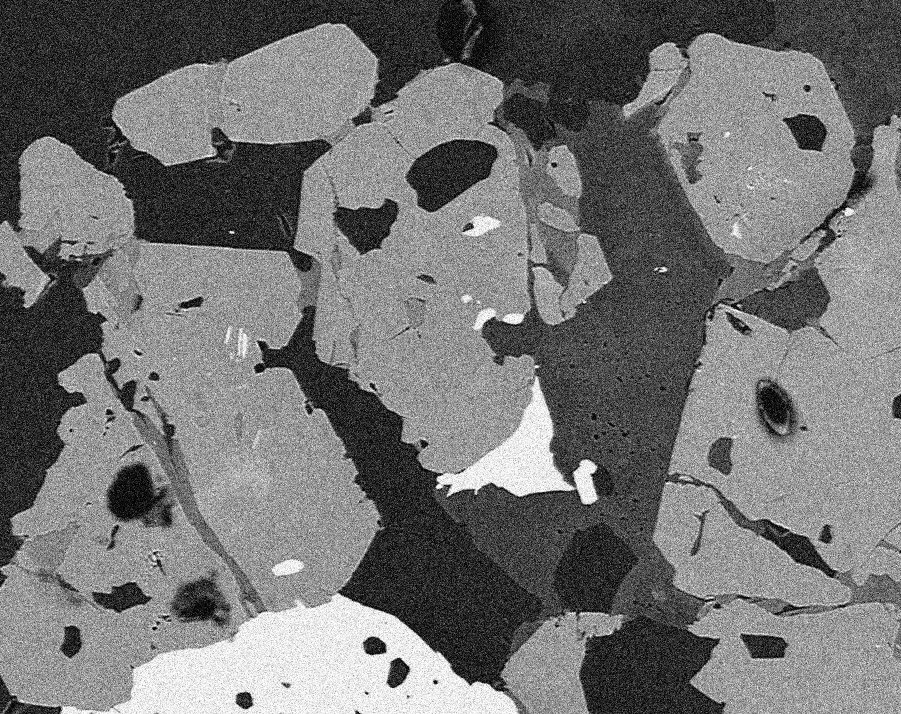
#> input picture image-processing/BSE_25sigma_noisy.jpg, 901 x 714 px, found by its file name; the run also reads 1 picture not shown here
$ jupyter execute DenoisingFilters.ipynb
#> lines starting #> are read from the running program, lines starting #| are printed output that depends on the picture
# Denoising Filters

 ## Linear filters and non-linear filters.
 - Gaussian is an example of linear filter.
 - Non-linear filters preserve edges.
    - Median filter is an example of non-linear filter.
        - The algorithm selects the median value of all the pixels in the selected window
## Famous filter:
- NLM: https://scikit-image.org/docs/dev/auto_examples/filters/plot_nonlocal_means.html

Bhattiprolu, S. (2023). python_for_microscopists. GitHub. https://github.com/bnsreenu/python_for_microscopists/blob/master/96- 096_What is Gaussian denoising.py

## Gaussian Filters

Summing up the values of Gaussian filter we get 1, this is done to preserve the energy of the image

- Applying a Gaussian filter is used to remove noise from an image:
    - However is not always the good method
    - In general, when I choose a kernel with a small size, it can be useful since there is a minimal loss of information, but with larger kernel may have lose of information from the blurring effect
    - Therefore, the Gaussian filter is now usually used if edge preservation or texture information is useful

[cell 1]
import numpy
from matplotlib import pyplot as plt

### this is a 2d filter --> a 2d gaussian!
### if size = 3, it creates 7 values for each row, since goes from -3 to 3 including the 0
def gaussian_kernel(size, size_y=None):
    size = int(size)
    if not size_y:
        size_y = size
    else:
        size_y = int(size_y)
    x, y = numpy.mgrid[-size:size+1, -size_y:size_y+1]
    g = numpy.exp(-(x**2/float(size)+y**2/float(size_y)))
    return g / g.sum()

## also looking at the heatmaps we see values closer to the center are higher
gaussian_kernel_array = gaussian_kernel(3)
print(gaussian_kernel_array.shape)
plt.imshow(gaussian_kernel_array, cmap=plt.get_cmap('jet'), interpolation='nearest')
plt.colorbar()
plt.show()
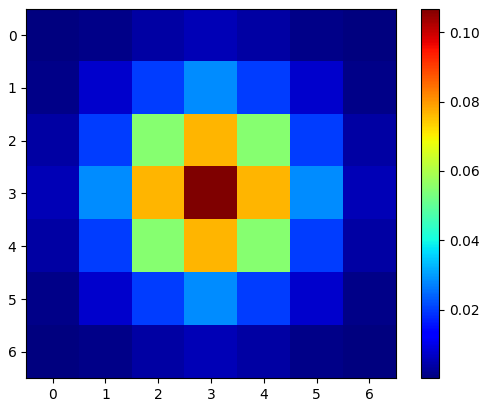
#> figure drawn by matplotlib, 2 panels

[cell 2]
import cv2
import numpy as np
from skimage import io, img_as_float,img_as_ubyte
from skimage.filters import gaussian
import matplotlib.pyplot as plt

[cell 3]
### Let's load the images
#### converting the images to a gray image (so only one channel) and with the type float
##### The conversion is needed since many libraries for image processing need this conversion
img_gaussian_noise = img_as_float(io.imread('.\BSE_25sigma_noisy.jpg', as_gray=True))
#> img_gaussian_noise: shape (714, 901) float64; min 0, max 1, mean 0.451
img_salt_pepper_noise = img_as_float(io.imread('.\BSE_salt_pepper.jpg', as_gray=True))
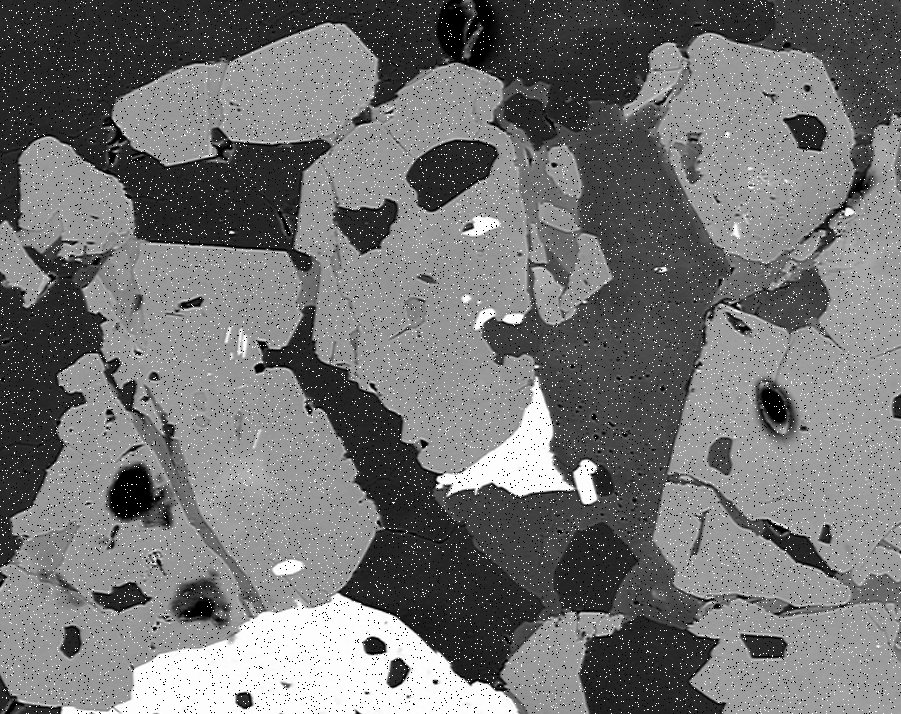
#> input picture image-processing/BSE_salt_pepper.jpg, 901 x 714 px, found by its file name
#> img_salt_pepper_noise: shape (714, 901) float64; min 0, max 1, mean 0.452

Check the images shapes

[cell 4]
img_gaussian_noise.shape
#> Out = (714, 901)

[cell 5]
img_salt_pepper_noise.shape
#> Out = (714, 901)

[cell 6]
# showing using cv2 is not possible in a jupyter notebook
##cv2.imshow("Original", img_gaussian_noise)
##cv2.waitKey(0)  # Wait indefinitely until a key is pressed
##cv2.destroyAllWindows()  # Close the window after a key is pressed

### Let's look at the images with the gaussian noise
- Zooming in we can see the noise in the areas

[cell 7]
plt.imshow(img_gaussian_noise, cmap='gray')
plt.title("Original")
plt.show()

### Let's use the cv2_GaussianBlur method
- BORDER_CONSTANT - Pad the image with a constant value (i.e. black or 0)
- BORDER_REPLICATE: The row or column at the very edge of the original is replicated to the extra border.

[cell 8]
gaussian_using_cv2 = cv2.GaussianBlur(img_gaussian_noise, (3,3), 0, borderType=cv2.BORDER_CONSTANT)
gaussian_using_cv2 =img_as_ubyte(gaussian_using_cv2)

cv2.imwrite('saved_gaussian_using_cv2.jpg', gaussian_using_cv2)

plt.imshow(gaussian_using_cv2, cmap='gray')
plt.title("cv2_GaussianBlur")
plt.show()

### Let's use the skimage
#### the difference is that here i set the sigma value, while in the cv2 i set the kernel size and the sigma is computed from there

[cell 9]
gaussian_using_skimage = gaussian(img_gaussian_noise, sigma=1, mode='constant', cval=0.0)
gaussian_using_skimage = img_as_ubyte(gaussian_using_skimage )

io.imsave('saved_gaussian_using_skimage.jpg', gaussian_using_skimage)
plt.imshow(gaussian_using_skimage, cmap='gray')
plt.title("skimage_GaussianBlur")
plt.show()

# Let's compare the 3 different denoising filters

[cell 10]
img = img_as_float(io.imread("./noisy_img.jpg"))
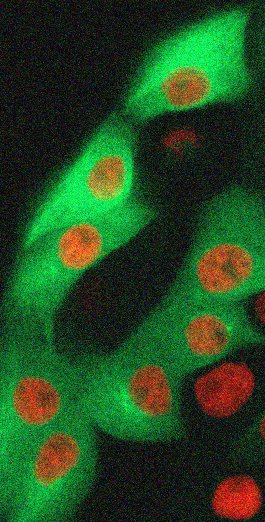
#> input picture image-processing/noisy_img.jpg, 265 x 522 px

## Check the shape

[cell 11]
img.shape
#> Out = (522, 265, 3)

[cell 12]
plt.imshow(img)
plt.title("Original")
plt.show()

### let's apply the gaussian filter

[cell 13]
from scipy import ndimage as nd

[cell 14]
gaussian_img = nd.gaussian_filter(img, sigma=3)
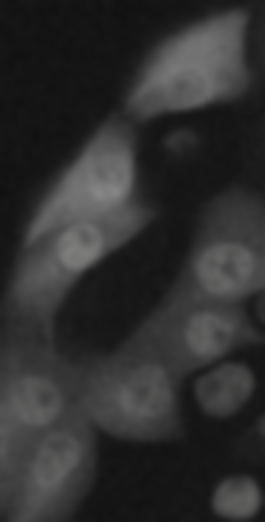
#> gaussian_img: shape (522, 265, 3) float64; mean R, G, B 0.189, 0.189, 0.189
plt.imshow(gaussian_img)
plt.title("gaussian_img")
plt.show()

### Resutts:
- The noise in the black areas is better
- Clearly the info about the edges are not preserved

# Median Filter

[cell 15]
median_img = nd.median_filter(img, size=3)
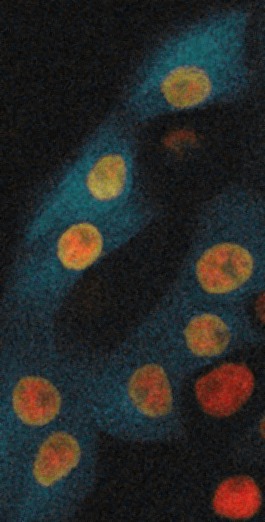
#> median_img: shape (522, 265, 3) float64; mean R, G, B 0.155, 0.161, 0.155
plt.imshow(median_img)
plt.title("median_img")
plt.show()

### Results
- here the edges are preserved well
- still some noise in the black areas with size = 3

[cell 16]
median_img = nd.median_filter(img, size=5)
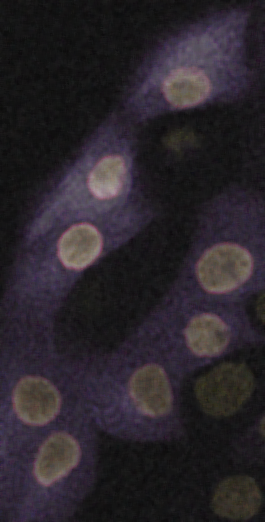
#> median_img: shape (522, 265, 3) float64; mean R, G, B 0.169, 0.146, 0.171
plt.imshow(median_img)
plt.title("median_img")
plt.show()

### Results:
- less noise but worse edges
- so i would go with size = 3

# Non-local means denoising

[cell 17]
from skimage.restoration import denoise_nl_means, estimate_sigma

[cell 18]
sigma_est = np.mean(estimate_sigma(img, channel_axis=-1))
#> sigma_est = 0.057

patch_kw = dict(patch_size=5,
                patch_distance=3,
               channel_axis=-1)

denoise_img = denoise_nl_means(img, h=1.15 * sigma_est, fast_mode=False,
                               patch_size=5, patch_distance=3, channel_axis=-1)

plt.imshow(denoise_img)
plt.title("median_img")
plt.show()

### Results:
- it's clearly the better in terms of edges and reduction of noise (zooming in)

# Histogram based image segmentation in python

## Objective:
- the process of defining grey level ranges for each feature of interest to perform segmentation

[cell 19]
img = img_as_float(io.imread("./BSE_Google_noisy.jpg",as_gray=True))
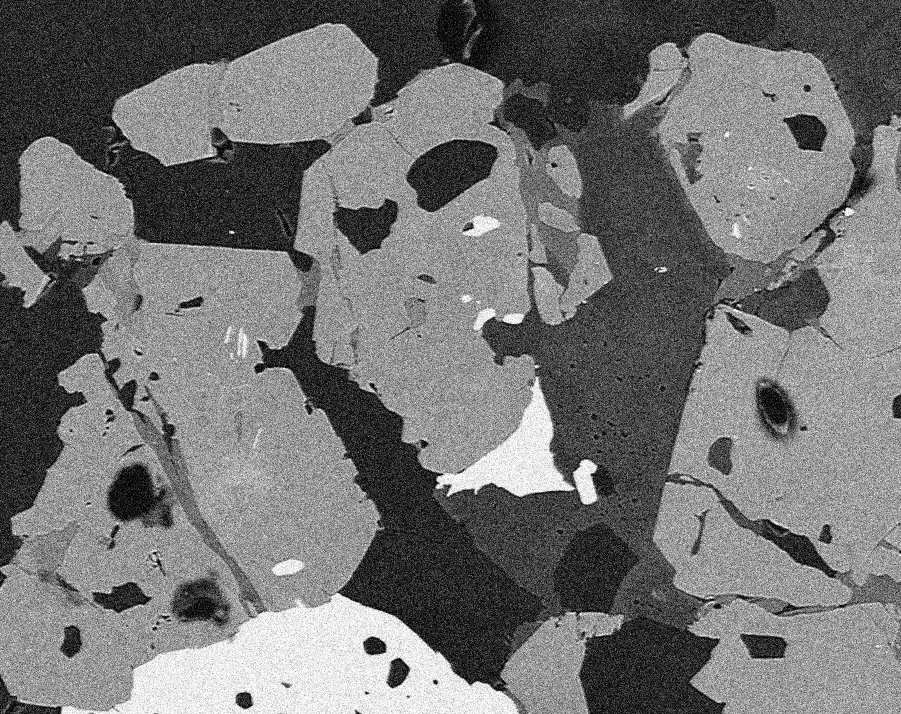
#> img: shape (714, 901) float64; min 0, max 1, mean 0.451
plt.imshow(img,cmap = plt.cm.gray)
plt.title("original_img")
plt.show()

###  Let's check the shape

[cell 20]
img.shape
#> Out = (714, 901)

## Let's apply the best denoise filter that keeps the edges preserved

[cell 21]
from skimage.restoration import denoise_nl_means, estimate_sigma
sigma_est = np.mean(estimate_sigma(img))
#> sigma_est = 0.0967

patch_kw = dict(patch_size=5,      # 5x5 patches
                patch_distance=6  # 13x13 search area
               )

denoise_img = denoise_nl_means(img, h=1.15 * sigma_est, fast_mode=True,
               **patch_kw)
#> denoise_img: shape (714, 901) float64

denoise_img_as_8byte = img_as_ubyte(denoise_img)
plt.imshow(denoise_img_as_8byte, cmap=plt.cm.gray, interpolation='nearest')

[cell 22]
denoise_img_as_8byte.max()
#> Out = 251
